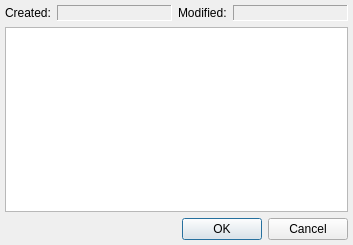
<?xml version="1.0" encoding="UTF-8"?>
<ui version="4.0">
 <class>EditNoteDialogClass</class>
 <widget class="QDialog" name="EditNoteDialogClass">
  <property name="geometry">
   <rect>
    <x>0</x>
    <y>0</y>
    <width>353</width>
    <height>245</height>
   </rect>
  </property>
  <layout class="QVBoxLayout" name="verticalLayout">
   <property name="margin">
    <number>5</number>
   </property>
   <item>
    <layout class="QHBoxLayout" name="horizontalLayout">
     <item>
      <widget class="QLabel" name="lblCreated">
       <property name="text">
        <string>Created:</string>
       </property>
       <property name="textFormat">
        <enum>Qt::PlainText</enum>
       </property>
      </widget>
     </item>
     <item>
      <widget class="QLabel" name="lblCreatedValue">
       <property name="sizePolicy">
        <sizepolicy hsizetype="Expanding" vsizetype="Preferred">
         <horstretch>0</horstretch>
         <verstretch>0</verstretch>
        </sizepolicy>
       </property>
       <property name="frameShape">
        <enum>QFrame::Panel</enum>
       </property>
       <property name="frameShadow">
        <enum>QFrame::Sunken</enum>
       </property>
       <property name="text">
        <string/>
       </property>
       <property name="textFormat">
        <enum>Qt::PlainText</enum>
       </property>
      </widget>
     </item>
     <item>
      <widget class="QLabel" name="lblModified">
       <property name="text">
        <string>Modified:</string>
       </property>
       <property name="textFormat">
        <enum>Qt::PlainText</enum>
       </property>
      </widget>
     </item>
     <item>
      <widget class="QLabel" name="lblModifiedValue">
       <property name="sizePolicy">
        <sizepolicy hsizetype="Expanding" vsizetype="Preferred">
         <horstretch>0</horstretch>
         <verstretch>0</verstretch>
        </sizepolicy>
       </property>
       <property name="frameShape">
        <enum>QFrame::Panel</enum>
       </property>
       <property name="frameShadow">
        <enum>QFrame::Sunken</enum>
       </property>
       <property name="text">
        <string/>
       </property>
       <property name="textFormat">
        <enum>Qt::PlainText</enum>
       </property>
      </widget>
     </item>
    </layout>
   </item>
   <item>
    <widget class="QPlainTextEdit" name="pteNote"/>
   </item>
   <item>
    <widget class="QDialogButtonBox" name="dbbButtons">
     <property name="standardButtons">
      <set>QDialogButtonBox::Cancel|QDialogButtonBox::Ok</set>
     </property>
    </widget>
   </item>
  </layout>
 </widget>
 <layoutdefault spacing="6" margin="11"/>
 <resources/>
 <connections/>
</ui>
